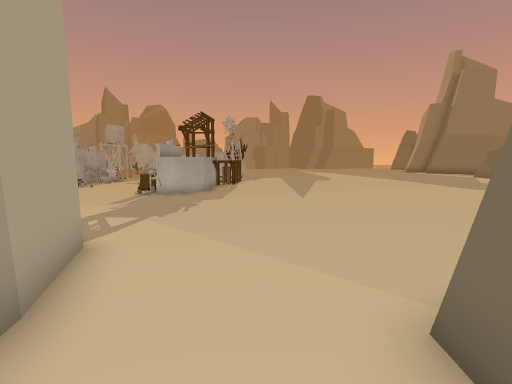
View 1 (above)

24 first-person views from a walk through a 3-D level made in the Unity game engine. The camera is 1.3 m above the floor, tilts 6° down and sees 80° across. The floor is counted in squares, 1 m on a side. Each view is taken from the middle of a square. On the plan, view 1 faces up. The plan holds only what a view shows up to about 14 squares ahead; the rest is blank. The place goes on beyond the plan. The player character is not drawn. Some animated figures are left out. Some surface patterns are stand-ins.

View 2
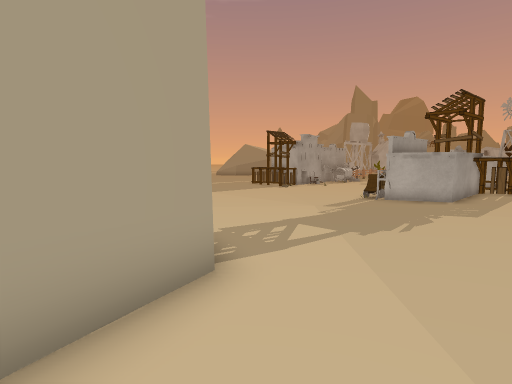

View 3
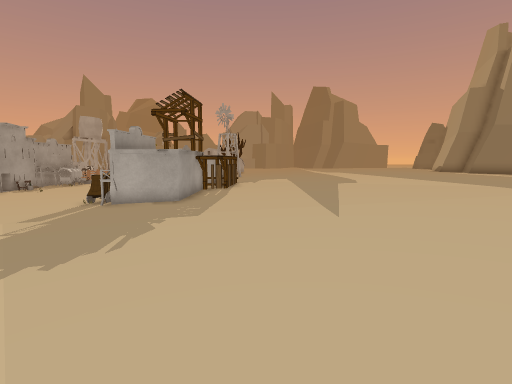

View 4
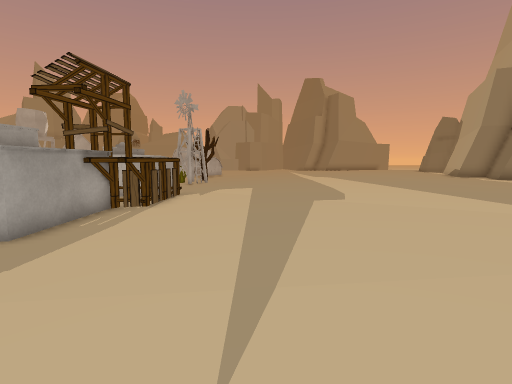

View 5
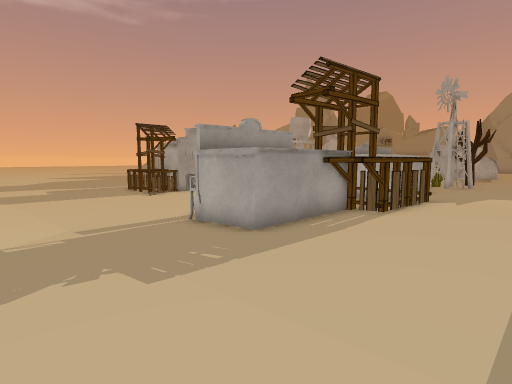

View 6
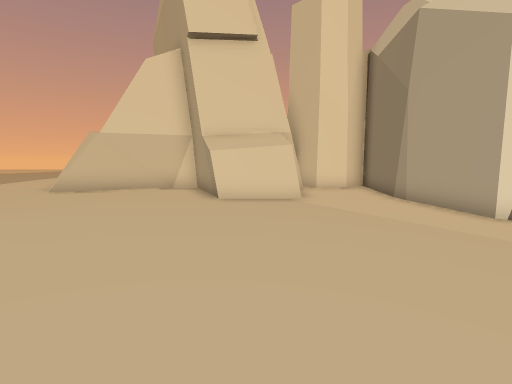

View 7
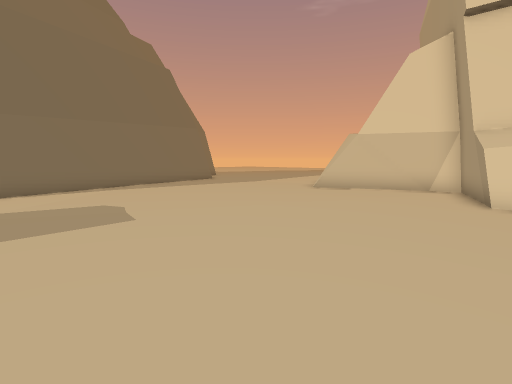

View 8
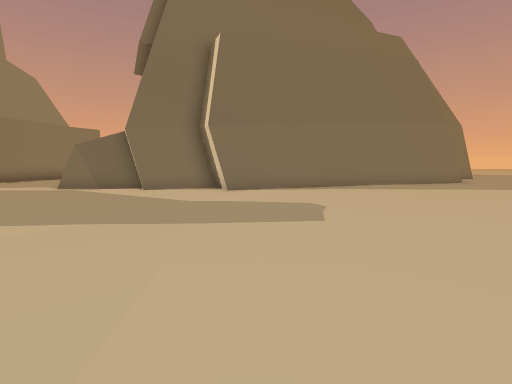

View 9
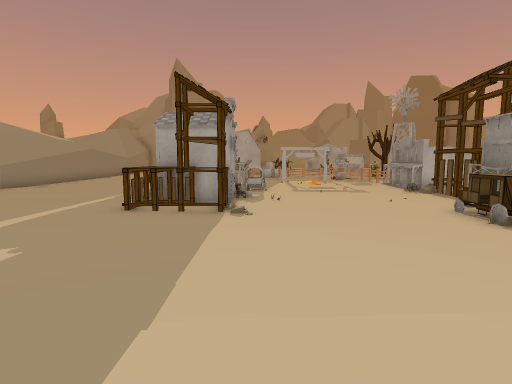

View 10
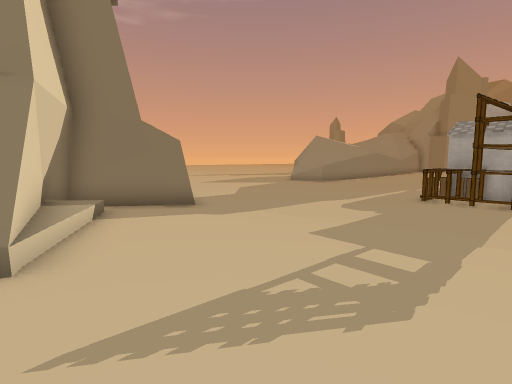

View 11
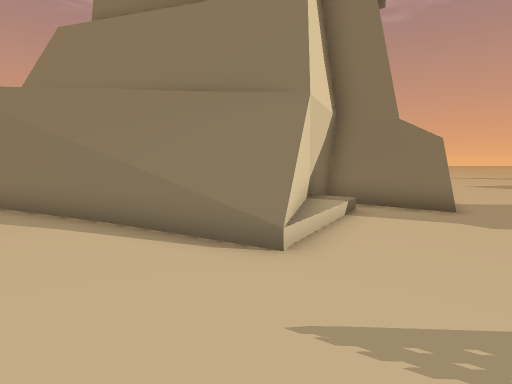

View 12
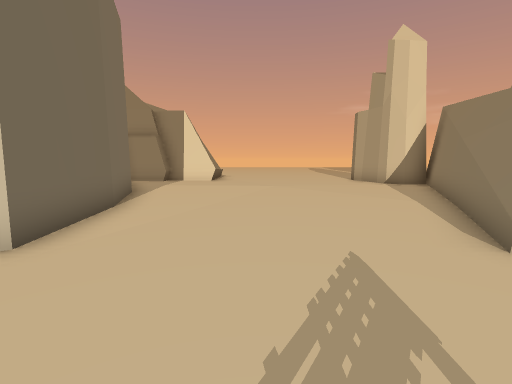

View 13
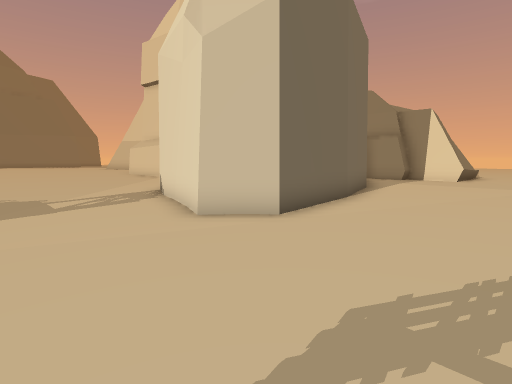

View 14
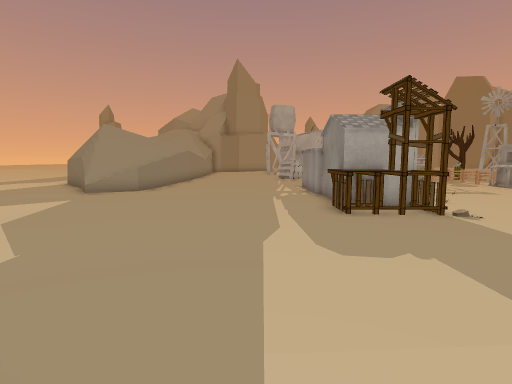

View 15
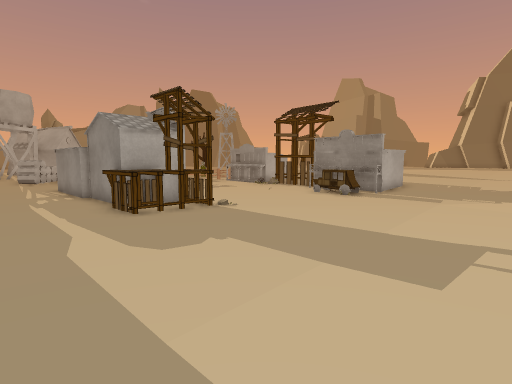

View 16
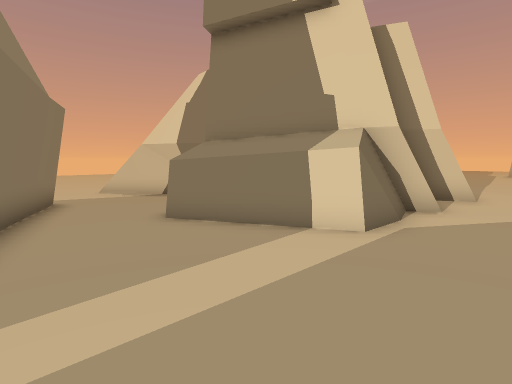

View 17
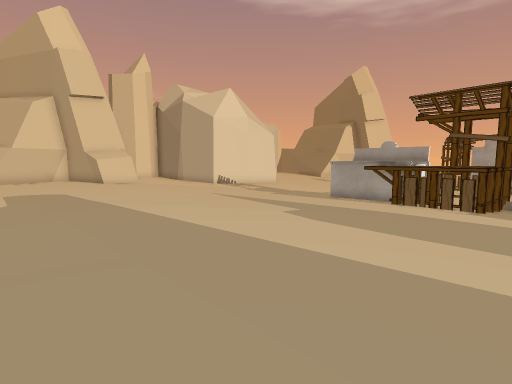

View 18
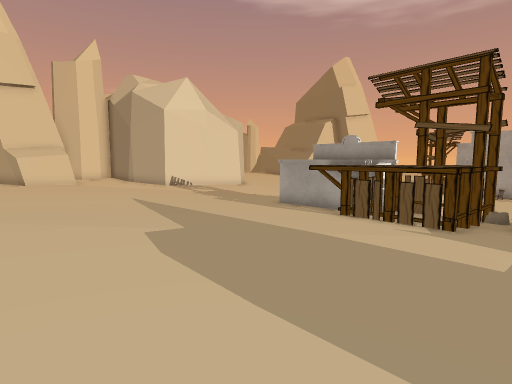

View 19
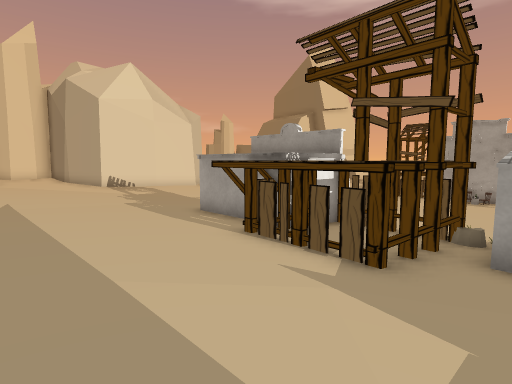

View 20
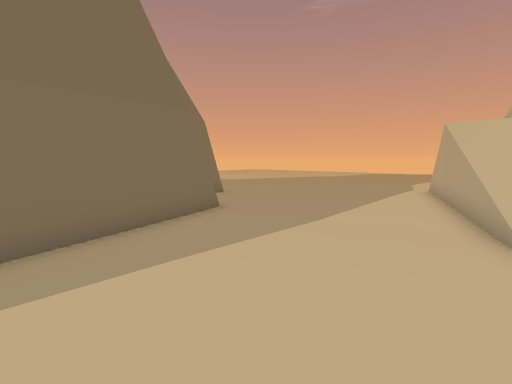

View 21
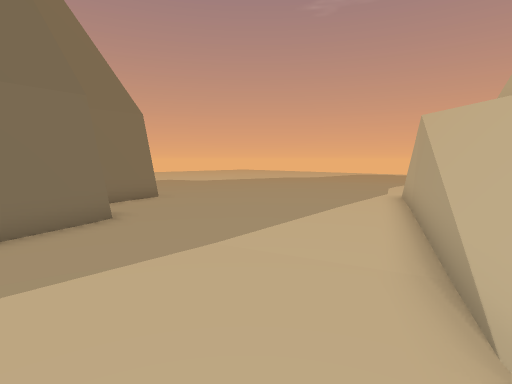

View 22
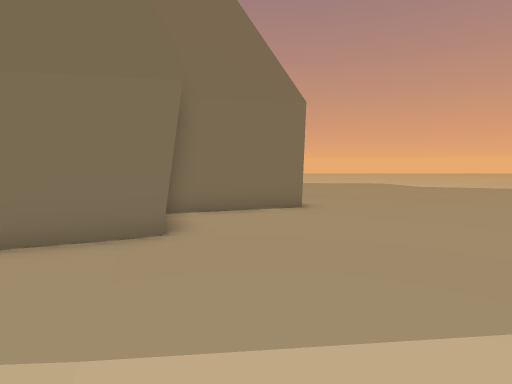

View 23
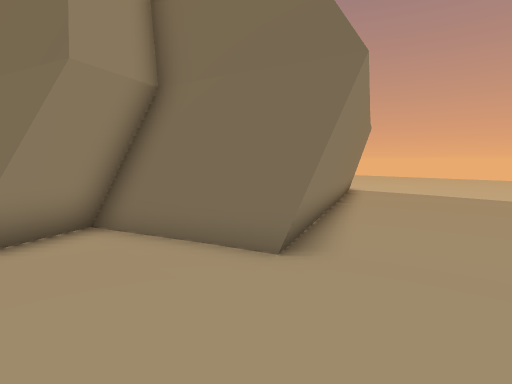

View 24
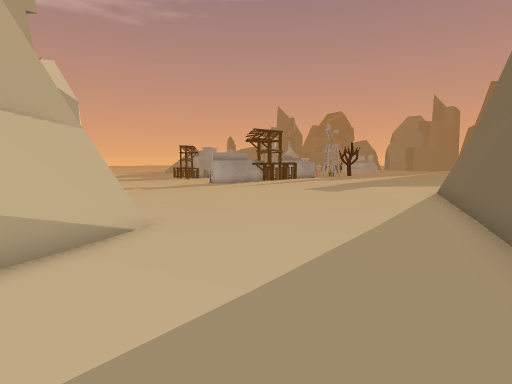

### Floor plan
Key: @ floor where view 1 was taken; # wall or solid block; . main floor; : floor 0.25 m higher than the main floor; + floor 0.5 m higher than the main floor; * floor 0.75 m higher than the main floor; / step, stairs or slope; = window, fence, low wall or low ledge; ^ raised ledge; H house; O other object.
Columns run from 25 left of view 1 to 23 right of it. Each row starts with its distance up from view 1.
 24  #=.......OOO ...... OO:::++++++********* ##
 23 ==........O  ........OO:::++++++***********###
 22 ..........###....... OOOO:++++++*************###+
 21 :.........##H.......O.OOO:++++++**************+++
 20 :.........H##.......OOOOO:++++++*********##^**+++
 19 ::........OO ......OO OOO:+++++********###   *+++
 18 ::........OO ......OO OO::+++++********#       +#
 17 :::...............O O O::::++++********#        #
 16 :::.................OOO::::++++*******##
 15 ::::...................::::++++*******=#
 14  :::...................::::+++++*******#
 13   :::..................::::+++++******##
 12     :..................::::+++++******=#
 11      #:................::::+++++*******##
 10     ##:::..............::::+++++*******##
  9     #::::::............::::+++++********#
  8     ##/::::::..........::::+++++********##
  7      ####::::::::##::::::::+++++********=#
  6        ##=:::::#######:::::+++++*********##
  5        ##::::::#     ##::::+++++*********##
  4        ##::::::#      #::::++++***********#
  3        #:::::::##     ##:::+##+****=******####
  2       ##++::::::#      #+++####+*###*********##
  1       #+++++::++#      #+++#  ######=********###
  0       #+++++++++       #+@##       ##********=###
 -1      ##++++++++++      ####         ##*********++
 -2      ###+++++++++                   ##*********++
 -3      ###++++++++##                   #*********++

Positions as (right, up) in squares from view 1, and headings:
1: (0, 0), facing up
2: (0, 3), facing up-left
3: (0, 5), facing up
4: (2, 10), facing up
5: (2, 11), facing up-left
6: (3, 13), facing down
7: (3, 13), facing down-right
8: (3, 12), facing right
9: (-12, 10), facing up
10: (-12, 6), facing up-left
11: (-12, 6), facing left
12: (-13, 10), facing down
13: (-14, 11), facing down-right
14: (-18, 10), facing up
15: (-19, 10), facing up-right
16: (11, 24), facing down-right
17: (11, 24), facing down-left
18: (7, 24), facing down-left
19: (3, 24), facing down-left
20: (10, 8), facing down-right
21: (10, 5), facing down-right
22: (12, 1), facing right
23: (17, -3), facing up-right
24: (16, 0), facing up-left
